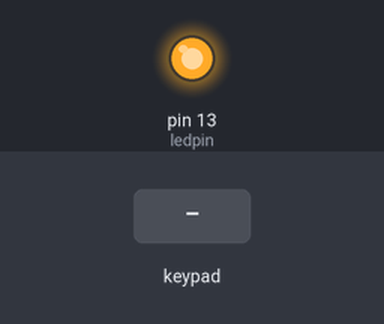
Recording of a sketch running on a simulated Arduino Uno, built with avr-gcc and run on an emulated ATmega328P. On the bench: output pins drawn as LEDs (lit = HIGH). The inputs (shaded band) are chosen by the test bench. What the sketch prints to the serial monitor is not drawn.

Above: at 1.2 s.
1.3 s: keypad keys 9 8 7 6 * pressed 0.4 s apart
At 3.2 s:
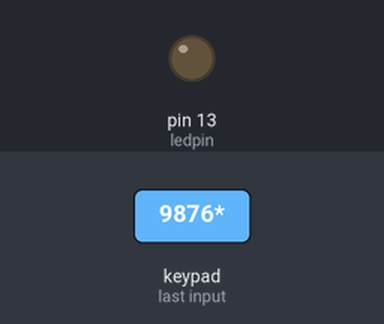
4.8 s: key '#' pressed
At 5.7 s:
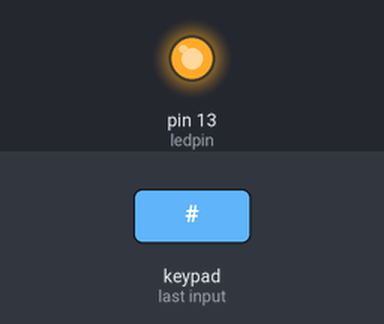
6.3 s: key '*' pressed
At 7.0 s:
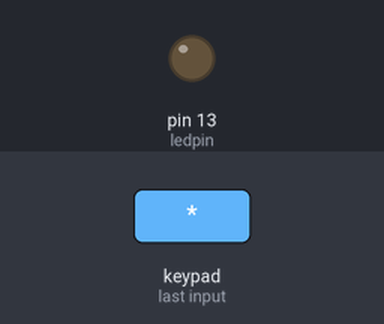
Timing chart, 0 to 9.3 s (numbered marks = the images above; inputs shaded):
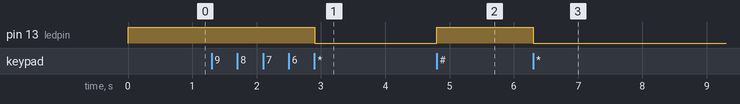

The sketch:

Keypad_2.ino
```cpp
#include <Keypad.h>

const byte ROWS = 4; // Four rows
const byte COLS = 3; // Three columns
// Define the Keymap
char keys[ROWS][COLS] = {
  {'1','2','3'},
  {'4','5','6'},
  {'7','8','9'},
  {'#','0','*'}
};
// Connect keypad ROW0, ROW1, ROW2 and ROW3 to these Arduino pins.
byte rowPins[ROWS] = { 9, 8, 7, 6 };
// Connect keypad COL0, COL1 and COL2 to these Arduino pins.
byte colPins[COLS] = { 12, 11, 10 };

// Create the Keypad
Keypad kpd = Keypad( makeKeymap(keys), rowPins, colPins, ROWS, COLS );

#define ledpin 13

void setup()
{
  pinMode(ledpin,OUTPUT);
  digitalWrite(ledpin, HIGH);
  Serial.begin(9600);
}

void loop()
{
  char key = kpd.getKey();
  if(key)  // Check for a valid key.
  {
    switch (key)
    {
      case '*':
        digitalWrite(ledpin, LOW);
        break;
      case '#':
        digitalWrite(ledpin, HIGH);
        break;
      default:
        Serial.print(key);
    }
  }
}
```

Measured:
- after the input at 1.3 s, pin 13 (ledpin): HIGH → LOW after 1.6 s
- after the input at 4.8 s, pin 13 (ledpin): LOW → HIGH at once
- after the input at 6.3 s, pin 13 (ledpin): HIGH → LOW at once
